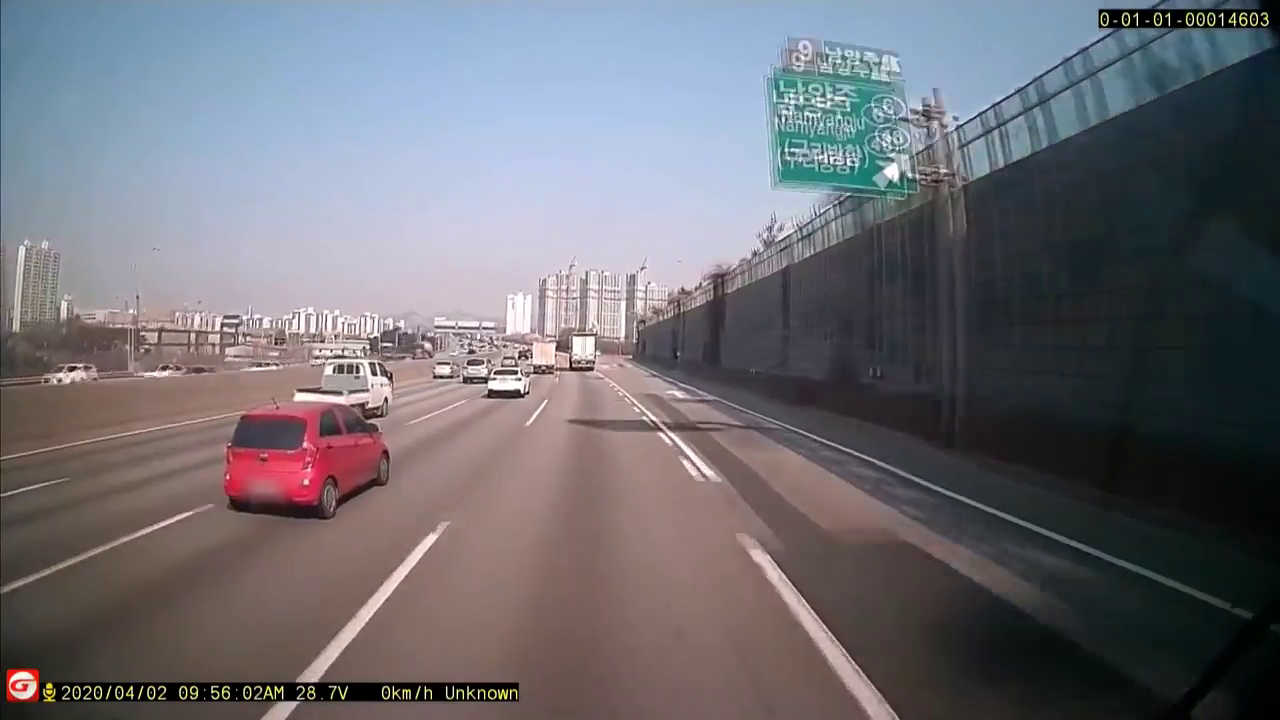
#> input picture frame 49 of html - 태형/video/123.mp4, 1280 x 720 px
$ python '영상 ver 원본 코드.py'
#> lines starting #> are read from the running program, lines starting #| are printed output that depends on the picture
# 차선인식 영상 ver

import cv2
import sys
import math
import cv2 as cv
import numpy as np

cap = cv2.VideoCapture("C:/Users/user/Downloads/123.mp4")

while (True):
    ret, src = cap.read()
#> src is the input picture: shape (720, 1280, 3); mean B, G, R 115.7, 109.1, 110.2

    src = cv2.resize(src, (640, 360))
#> src: shape (360, 640, 3)

    dst = cv.Canny(src, 50, 200, None, 3)
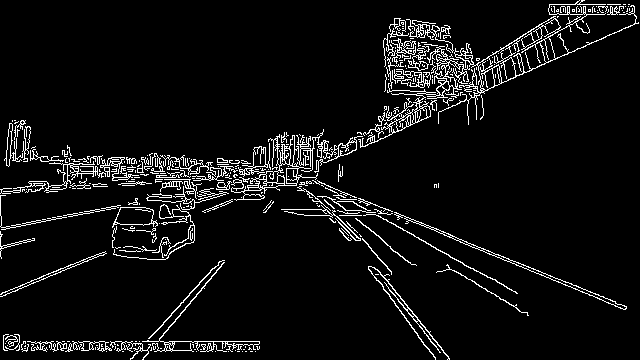
#> dst: shape (360, 640); 6.3% white in thin lines or dots

    cdst = cv.cvtColor(dst, cv.COLOR_GRAY2BGR)
#> cdst: shape (360, 640, 3); 6.3% white in thin lines or dots
    cdstP = np.copy(cdst)

    lines = cv.HoughLines(dst, 1, np.pi / 180, 150, None, 0, 0)
#> lines = 45 rows, first 8: [49, 1.95], [271, 1.17], [307, 1.01], [298, 1.06], [279, 1.15], [267, 1.13], [269, 1.15], [271, 1.12]

    if lines is not None:
        for i in range(0, len(lines)):
            rho = lines[i][0][0]
            theta = lines[i][0][1]
            a = math.cos(theta)
            b = math.sin(theta)
            x0 = a * rho
            y0 = b * rho
            pt1 = (int(x0 + 1000 * (-b)), int(y0 + 1000 * (a)))
            pt2 = (int(x0 - 1000 * (-b)), int(y0 - 1000 * (a)))
            cv.line(cdst, pt1, pt2, (0, 0, 255), 3, cv.LINE_AA)
#> this loop made 45 passes
#> (rho, theta, a, b, x0, y0, pt1, pt2) on passes 1 to 10: (49, 1.95, -0.375, 0.927, -18.36, 45.43, (-945, -329), (908, 420)), (271, 1.17, 0.391, 0.921, 105.9, 249.5, (-814, 640), (1026, -141)), (307, 1.01, 0.53, 0.848, 162.7, 260.4, (-685, 790), (1010, -269)), (298, 1.06, 0.485, 0.875, 144.5, 260.6, (-730, 745), (1019, -224)), (279, 1.15, 0.407, 0.914, 113.5, 254.9, (-800, 661), (1027, -151)), (267, 1.13, 0.423, 0.906, 112.8, 242, (-793, 664), (1019, -180)), (269, 1.15, 0.407, 0.914, 109.4, 245.7, (-804, 652), (1022, -160)), (271, 1.12, 0.438, 0.899, 118.8, 243.6, (-779, 681), (1017, -194)), (52, 1.95, -0.375, 0.927, -19.48, 48.21, (-946, -326), (907, 422)), (273, 1.17, 0.391, 0.921, 106.7, 251.3, (-813, 642), (1027, -139))
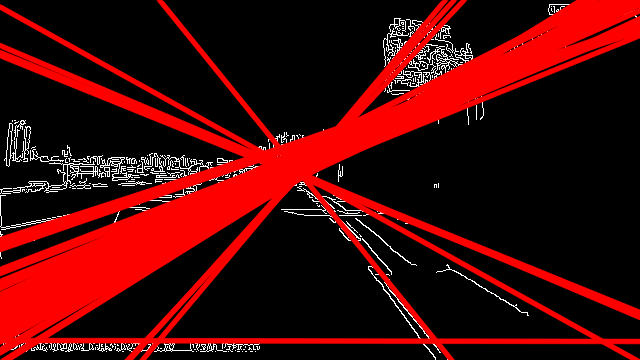
#> cdst: shape (360, 640, 3); mean B, G, R 6.3, 6.3, 70.4

    linesP = cv.HoughLinesP(dst, 1, np.pi / 180, 50, None, 50, 10)
#> linesP = 163 rows, first 6: [245, 194, 297, 173], [282, 185, 579, 0], [444, 97, 563, 44], [234, 192, 553, 50], [516, 54, 583, 22], [243, 191, 436, 109]

    if linesP is not None:
        for i in range(0, len(linesP)):
            l = linesP[i][0]
            cv.line(cdstP, (l[0], l[1]), (l[2], l[3]), (0, 0, 255), 3, cv.LINE_AA)
#> this loop made 163 passes
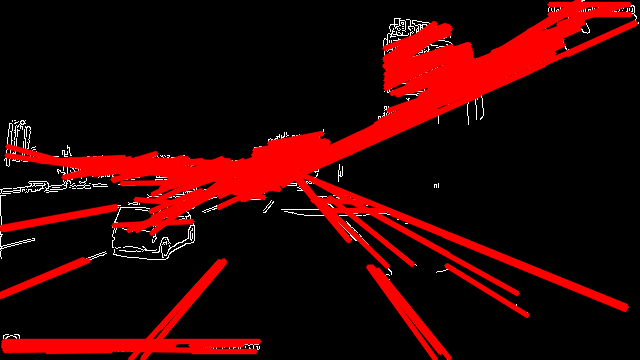
#> cdstP: shape (360, 640, 3); mean B, G, R 2.9, 2.9, 46.6

    cv.imshow("Source", src)
    cv.imshow("Detected Lines (in red) - Standard Hough Line Transform", cdst)
    cv.imshow("Detected Lines (in red) - Probabilistic Line Transform", cdstP)

    if cv2.waitKey(1) & 0xFF == ord('q'):
#> (key q is pressed here)
        break

cap.release()
cv2.destroyAllWindows()

$ run again, starting later in the video
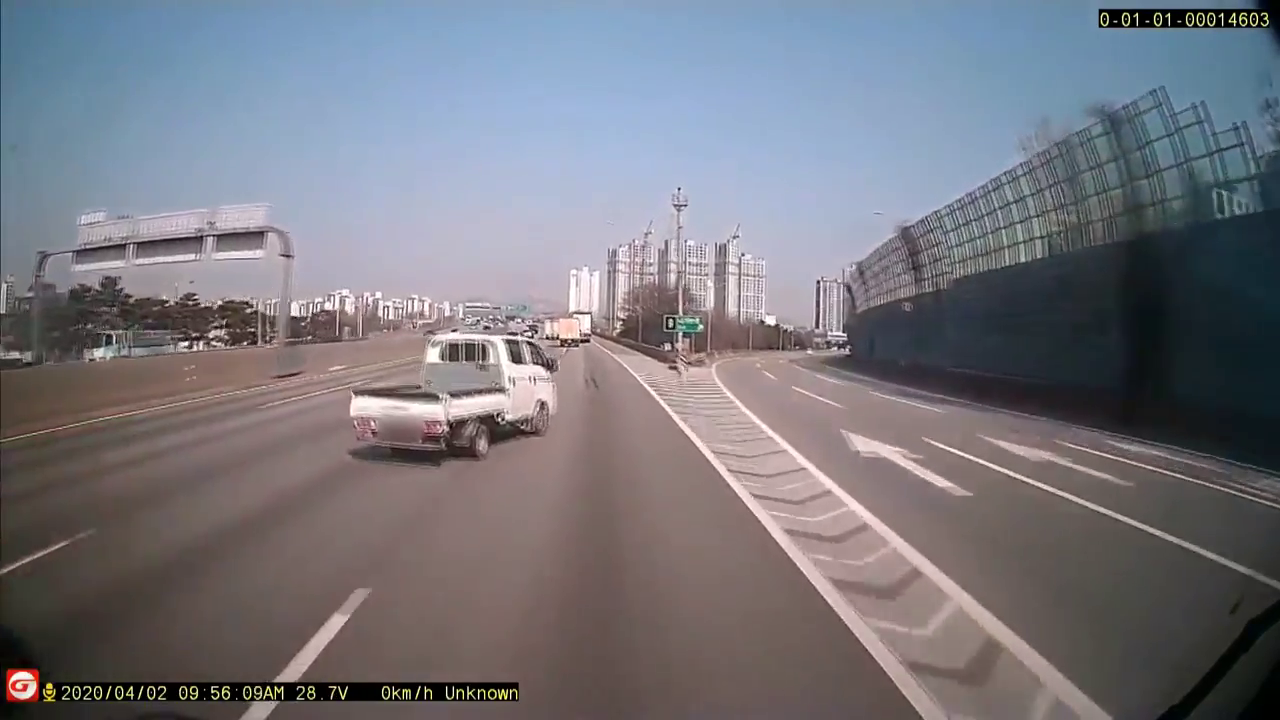
#> input picture frame 222 of html - 태형/video/123.mp4, 1280 x 720 px
#> src is the input picture: shape (720, 1280, 3); mean B, G, R 125.8, 118.2, 118.5
#> src: shape (360, 640, 3)
#> `dst = cv.Canny(src, 50, 200, None, 3)`:
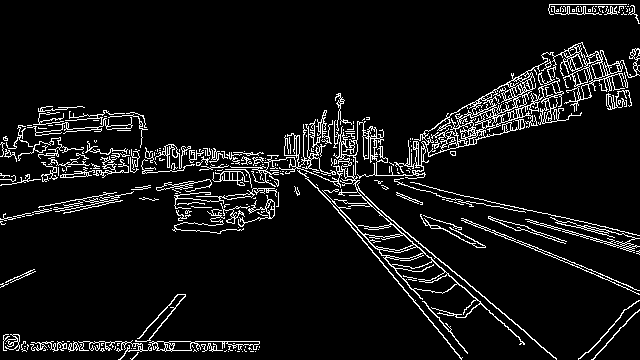
#> dst: shape (360, 640); 7.3% white in thin lines or dots
#> lines = 73 rows, first 8: [216, 1.34], [214, 1.38], [216, 1.38], [-96, 2.3], [-83, 2.27], [210, 1.38], [178, 1.47], [213, 1.4]
#> the loop `for i in range(0, len(lines)):` made 73 passes
#> (rho, theta, a, b, x0, y0, pt1, pt2) on passes 1 to 6: (216, 1.34, 0.225, 0.974, 48.59, 210.5, (-925, 435), (1022, -14)), (214, 1.38, 0.191, 0.982, 40.83, 210.1, (-940, 400), (1022, 19)), (216, 1.38, 0.191, 0.982, 41.21, 212, (-940, 402), (1022, 21)), (-96, 2.3, -0.669, 0.743, 64.24, -71.34, (-678, -740), (807, 597)), (-83, 2.27, -0.643, 0.766, 53.35, -63.58, (-712, -706), (819, 579)), (210, 1.38, 0.191, 0.982, 40.07, 206.1, (-941, 396), (1021, 15))
#> linesP = 158 rows, first 6: [0, 218, 131, 193], [408, 143, 559, 113], [213, 175, 321, 149], [63, 208, 119, 197], [420, 135, 565, 120], [81, 164, 262, 152]
#> the loop `for i in range(0, len(linesP)):` made 158 passes
#> after the loop `for i in range(0, len(linesP)):`:
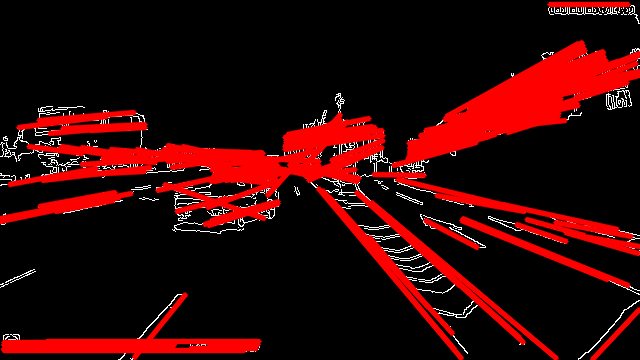
#> cdstP: shape (360, 640, 3); mean B, G, R 5, 5, 50.2
